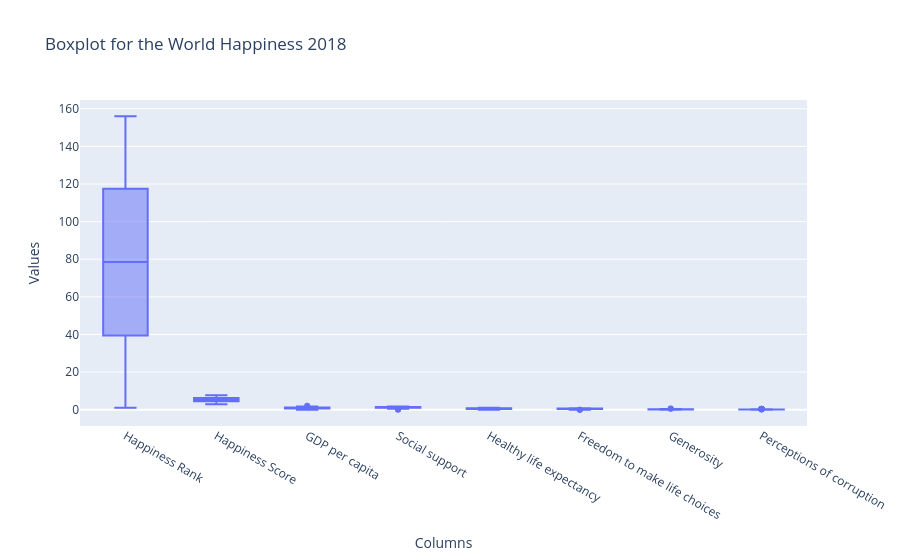

Source (notebook cell):
### Code cell
selected_columns = [
    'Happiness Rank', 
    'Happiness Score',  
    'GDP per capita', 
    'Social support', 
    'Healthy life expectancy', 
    'Freedom to make life choices', 
    'Generosity',  
    'Perceptions of corruption'
]

# Create a boxplot using Plotly for the selected columns
fig = px.box(df_18, 
             y=selected_columns, 
             title='Boxplot for the World Happiness 2018')

fig.update_layout(
    yaxis_title='Values',
    xaxis_title='Columns',
)

fig.show()

### Figure 1 — Plotly figure (JSON) as saved in the notebook; plotly's stock layout.template omitted (floating-point values rounded to 4 significant figures; data arrays with more than 128 entries replaced by an {"elided": "..."} marker saying what was removed)
{"data": [{"alignmentgroup": "True", "hovertemplate": "variable=%{x}<br>value=%{y}<extra></extra>", "legendgroup": "", "marker": {"color": "#636efa"}, "name": "", "notched": false, "offsetgroup": "", "orientation": "v", "showlegend": false, "type": "box", "x": {"elided": "1248 str values"}, "x0": " ", "xaxis": "x", "y": {"elided": "1248 float values"}, "y0": " ", "yaxis": "y"}], "layout": {"boxmode": "group", "legend": {"tracegroupgap": 0}, "title": {"text": "Boxplot for the World Happiness 2018"}, "xaxis": {"anchor": "y", "domain": [0, 1], "title": {"text": "Columns"}}, "yaxis": {"anchor": "x", "domain": [0, 1], "title": {"text": "Values"}}}}
